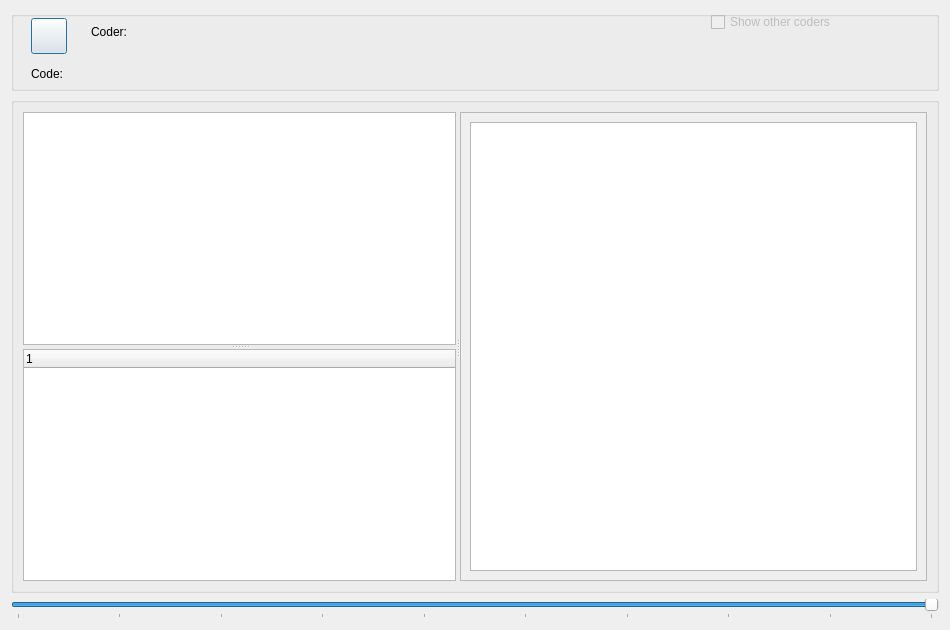
<?xml version="1.0" encoding="UTF-8"?>
<ui version="4.0">
 <class>Dialog_code_image</class>
 <widget class="QDialog" name="Dialog_code_image">
  <property name="geometry">
   <rect>
    <x>0</x>
    <y>0</y>
    <width>950</width>
    <height>630</height>
   </rect>
  </property>
  <property name="windowTitle">
   <string>View Image</string>
  </property>
  <layout class="QGridLayout" name="gridLayout">
   <item row="0" column="0">
    <widget class="QGroupBox" name="groupBox_2">
     <property name="minimumSize">
      <size>
       <width>0</width>
       <height>80</height>
      </size>
     </property>
     <property name="maximumSize">
      <size>
       <width>16777215</width>
       <height>80</height>
      </size>
     </property>
     <property name="title">
      <string/>
     </property>
     <widget class="QPushButton" name="pushButton_memo">
      <property name="geometry">
       <rect>
        <x>20</x>
        <y>7</y>
        <width>36</width>
        <height>36</height>
       </rect>
      </property>
      <property name="toolTip">
       <string>&lt;html&gt;&lt;head/&gt;&lt;body&gt;&lt;p&gt;File memo&lt;/p&gt;&lt;/body&gt;&lt;/html&gt;</string>
      </property>
      <property name="text">
       <string/>
      </property>
     </widget>
     <widget class="QLabel" name="label_coder">
      <property name="geometry">
       <rect>
        <x>80</x>
        <y>10</y>
        <width>301</width>
        <height>21</height>
       </rect>
      </property>
      <property name="text">
       <string>Coder:</string>
      </property>
     </widget>
     <widget class="QCheckBox" name="checkBox_show_coders">
      <property name="enabled">
       <bool>false</bool>
      </property>
      <property name="geometry">
       <rect>
        <x>700</x>
        <y>0</y>
        <width>221</width>
        <height>22</height>
       </rect>
      </property>
      <property name="toolTip">
       <string>Mark this to show all coded text by all other coders.</string>
      </property>
      <property name="text">
       <string>Show other coders</string>
      </property>
     </widget>
     <widget class="QLabel" name="label_code">
      <property name="geometry">
       <rect>
        <x>20</x>
        <y>50</y>
        <width>441</width>
        <height>26</height>
       </rect>
      </property>
      <property name="text">
       <string>Code:</string>
      </property>
     </widget>
    </widget>
   </item>
   <item row="4" column="0">
    <widget class="QSlider" name="horizontalSlider">
     <property name="minimum">
      <number>9</number>
     </property>
     <property name="singleStep">
      <number>3</number>
     </property>
     <property name="value">
      <number>99</number>
     </property>
     <property name="orientation">
      <enum>Qt::Horizontal</enum>
     </property>
     <property name="tickPosition">
      <enum>QSlider::TicksBelow</enum>
     </property>
     <property name="tickInterval">
      <number>10</number>
     </property>
    </widget>
   </item>
   <item row="3" column="0">
    <widget class="QGroupBox" name="groupBox">
     <property name="title">
      <string/>
     </property>
     <layout class="QGridLayout" name="gridLayout_2">
      <item row="0" column="0">
       <widget class="QSplitter" name="splitter_2">
        <property name="orientation">
         <enum>Qt::Horizontal</enum>
        </property>
        <widget class="QSplitter" name="splitter">
         <property name="orientation">
          <enum>Qt::Vertical</enum>
         </property>
         <widget class="QListWidget" name="listWidget"/>
         <widget class="QTreeWidget" name="treeWidget">
          <column>
           <property name="text">
            <string notr="true">1</string>
           </property>
          </column>
         </widget>
        </widget>
        <widget class="QScrollArea" name="scrollArea">
         <property name="widgetResizable">
          <bool>true</bool>
         </property>
         <widget class="QWidget" name="scrollAreaWidgetContents">
          <property name="geometry">
           <rect>
            <x>0</x>
            <y>0</y>
            <width>467</width>
            <height>454</height>
           </rect>
          </property>
          <layout class="QGridLayout" name="gridLayout_3">
           <item row="0" column="0">
            <widget class="QGraphicsView" name="graphicsView"/>
           </item>
          </layout>
         </widget>
        </widget>
       </widget>
      </item>
     </layout>
    </widget>
   </item>
  </layout>
 </widget>
 <resources/>
 <connections/>
</ui>
